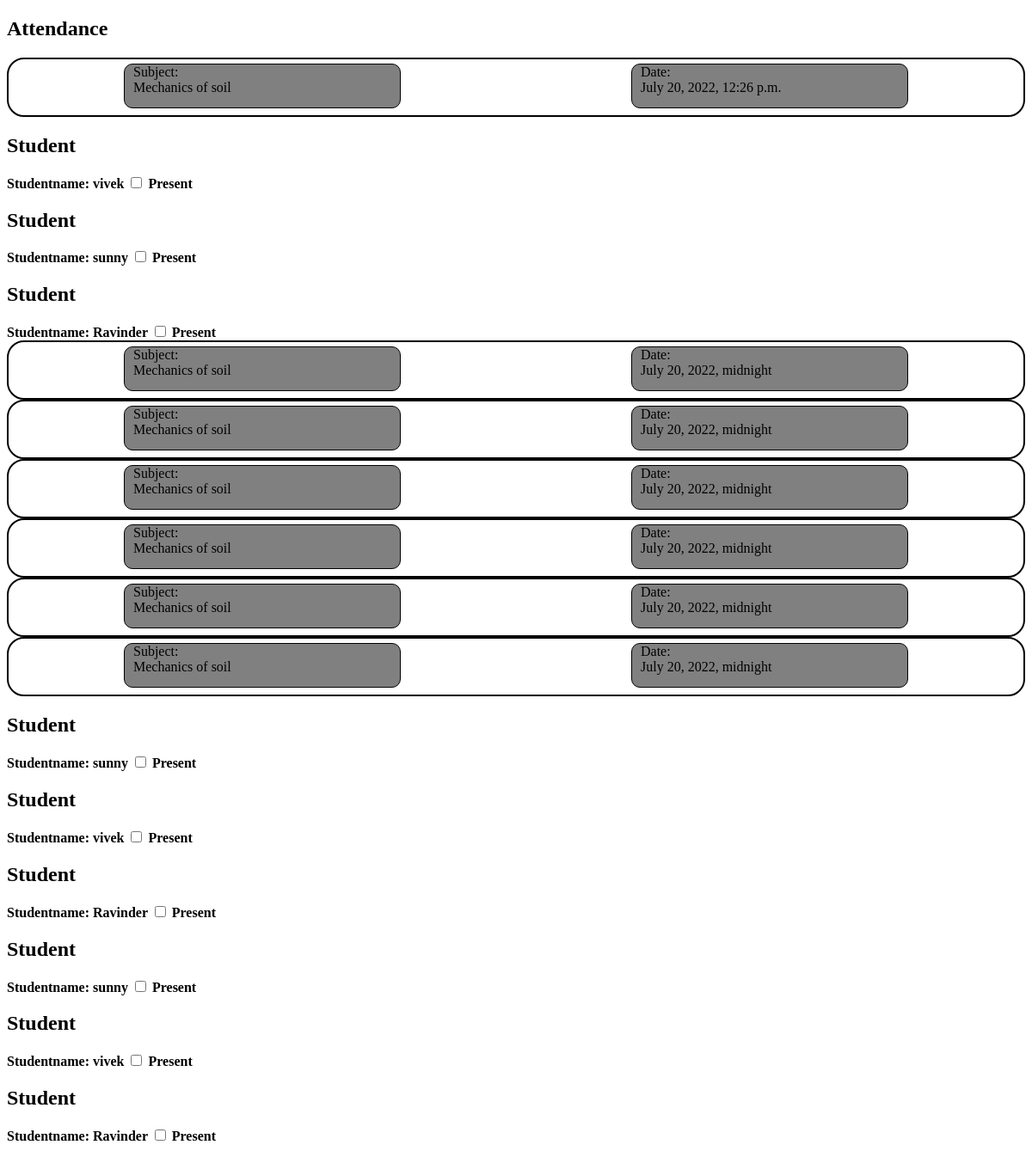
Page /attendance/showattendance/ on the committed database.
### Attendance/models.py (models this page shows, shortened)
class Attendance(models.Model):
    subject=models.ForeignKey(Subject, on_delete=models.CASCADE, related_name='subjects')
    date = models.DateTimeField(default=datetime.now, blank=True)

class Student_Attendance(models.Model):
    attendance=models.ForeignKey(Attendance, on_delete=models.CASCADE, related_name='studentattendance')
    student=models.ForeignKey(Student, on_delete=models.CASCADE, related_name='learner')
    is_present=models.BooleanField(default=False)

### Student/models.py (models this page shows, shortened)
class Subject(models.Model):
    subject_name=models.CharField(max_length=100)
    subject_code=models.IntegerField()
    subject_teacher=models.ForeignKey(Teacher, on_delete=models.CASCADE,related_name='subjectteacher')
    student_class=models.ForeignKey(Class, on_delete=models.CASCADE,related_name='subjectclass')
    def __str__(self):
        return self.subject_name

class Student(models.Model):
    user_type=models.OneToOneField(Customuser, on_delete=models.CASCADE, related_name='student')
    gender_choices = (
        ('Male', 'Male'),
        ('Female', 'Female'),
        ('Other','Other')
    )
    gender = models.CharField(max_length=6, choices=gender_choices)
    role_number=models.IntegerField()
    phone=models.IntegerField()
    blood_group=models.CharField(max_length=20)

### authenticate/models.py (models this page shows, shortened)
class Customuser(models.Model):
    user = models.OneToOneField(User, on_delete=models.CASCADE, related_name='customuser')
    user_choices = (
        ('Student', 'Student'),
        ('Faculty', 'Faculty'),
    )
    usertype= models.CharField(max_length=7, choices=user_choices)

### Attendance/views.py (the view)
# urls.py: path('showattendance/',views.show_attendance, name='showattendance'),
def show_attendance(request):
    showdata=Attendance.objects.all()
    return render(request,'Attendance/showattendance.html',{'form':showdata})

### Attendance/templates/Attendance/showattendance.html (shortened to what this page needs)
<!DOCTYPE html>
<html lang="en">
<head>
</head>
<body>
    <h2>Attendance</h2>
    {% for f in  form %}
    <div class="main">
        <div class="atend">
            Subject:<br>{{f.subject}}
        </div>
        <div class="atend">
            Date:<br>{{f.date}}
        </div>
    </div>
    {% for d in f.studentattendance.all %}
    <h2>Student</h2>
    <div class="name">
        <b>Studentname:&nbsp;</b><b>{{d.student.user_type.user.username}}
            <input type="checkbox" name="present" value="present"/>
            <label>Present</label> <br> </b>
    </div>
    {% endfor %}
    {% endfor %}
</body>
</html>

### rows in the picture
Attendance: subject "Mechanics of soil", date "July 20, 2022, 12:26 p.m."
Student_Attendance: student.user_type.user.username "vivek"
Student_Attendance: student.user_type.user.username "sunny"
Student_Attendance: student.user_type.user.username "Ravinder"
Attendance: subject "Mechanics of soil", date "July 20, 2022, midnight"
Attendance: subject "Mechanics of soil", date "July 20, 2022, midnight"
Attendance: subject "Mechanics of soil", date "July 20, 2022, midnight"
Attendance: subject "Mechanics of soil", date "July 20, 2022, midnight"
Attendance: subject "Mechanics of soil", date "July 20, 2022, midnight"
Attendance: subject "Mechanics of soil", date "July 20, 2022, midnight"
Student_Attendance: student.user_type.user.username "sunny"
Student_Attendance: student.user_type.user.username "vivek"
Student_Attendance: student.user_type.user.username "Ravinder"
Student_Attendance: student.user_type.user.username "sunny"
Student_Attendance: student.user_type.user.username "vivek"
Student_Attendance: student.user_type.user.username "Ravinder"
